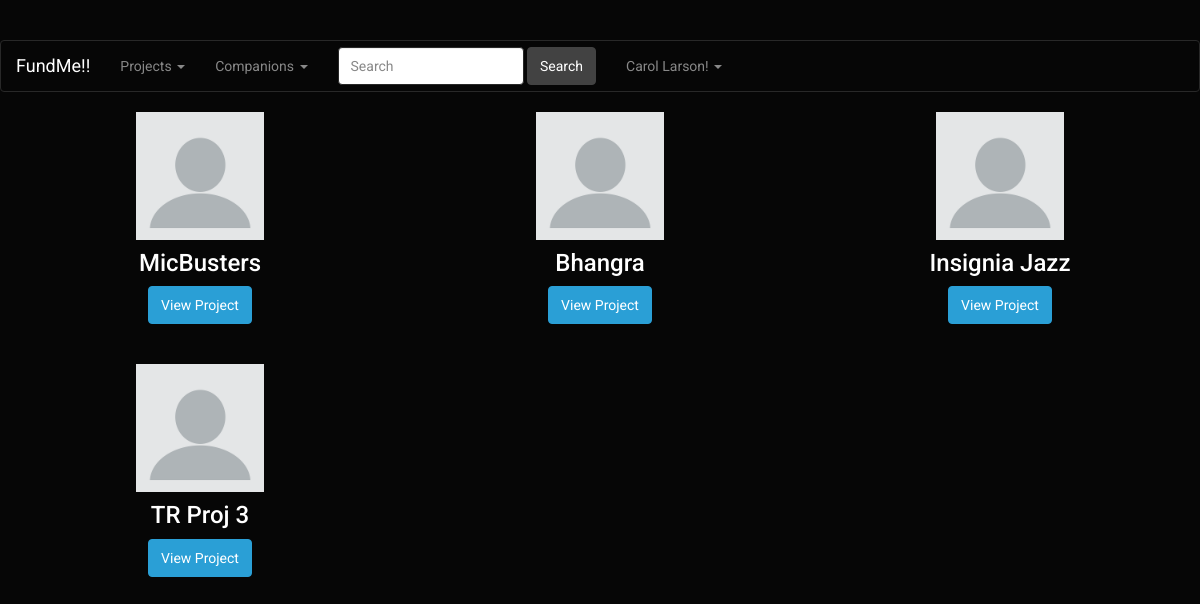
Screenshot of /viewCategoryProjects.php?category_name=Dance (signed in) with the database file from the repository.
### tables this page shows
CREATE TABLE `USER` (
  `EMAIL_ID` VARCHAR(45) NOT NULL,
  `PASSWORD` VARCHAR(45) NOT NULL,
  `FIRST_NAME` VARCHAR(45) NOT NULL,
  `LAST_NAME` VARCHAR(45) NOT NULL,
  `ADDRESS_LINE_1` VARCHAR(100) NOT NULL,
  `ADDRESS_LINE_2` VARCHAR(100) NULL,
  `CITY` VARCHAR(45) NOT NULL,
  `STATE` VARCHAR(45) NOT NULL,
  `COUNTRY` VARCHAR(45) NOT NULL,
  `ZIPCODE` INT(11) NOT NULL,
  `PHONE` VARCHAR(10) NOT NULL,
  `INTEREST` VARCHAR(45) DEFAULT NULL,
  `PHOTO` BLOB,
  PRIMARY KEY (`EMAIL_ID`)
);

CREATE TABLE `PROJECT`(
 `PROJECT_ID` INT(11) NOT NULL AUTO_INCREMENT,
 `PROJECT_TITLE` VARCHAR(45) NOT NULL UNIQUE,
 `DESCRIPTION` VARCHAR(200) NOT NULL ,
 `DATE_TIME_CREATED` DATETIME NOT NULL ,
 `START_DATE` DATE NOT NULL ,
 `COMPLETION_DATE` DATE NULL,
 `PLANNED_COMPLETION_DATE` DATE NOT NULL ,
 `PHOTO` BLOB NULL,
 `VIDEO` VARCHAR(100) NULL,
 `STATUS` enum('FAILED','CAMPAIGNING', 'STARTED','COMPLETED') NOT NULL DEFAULT 'CAMPAIGNING',
 PRIMARY KEY (`PROJECT_ID`)
);

### viewCategoryProjects.php (the view, shortened to what this page needs)
<html lang="en">
<head>
    <link href="css/bootstrap.min.css" rel="stylesheet">
    <link rel="stylesheet" href="https://maxcdn.bootstrapcdn.com/bootstrap/3.3.7/css/bootstrap.min.css"
>
</head>
<body>
<?php require 'dbconn.php';
require 'navbar.php';
$category_name = $_GET['category_name'];
$category_projects_query = "SELECT * FROM PROJECT WHERE PROJECT_ID IN (
  SELECT PROJECT_ID FROM CATEGORY
  JOIN PROJECT_CATEGORY ON CATEGORY.CATEGORY_ID = PROJECT_CATEGORY.CATEGORY_ID
  WHERE UPPER(NAME) = UPPER('$category_name')
)";
$category_projects_result = $conn->query($category_projects_query);
if ($category_projects_result->num_rows === 0) {
    echo "";
    echo '<div class="alert alert-dismissible alert-danger">
				<button type="button" class="close" data-dismiss="alert">&times;</button>
				<strong>Oh snap! You have not posted any recipe yet.</strong>
				</div>';
} else {
    while ($row = $category_projects_result->fetch_assoc()) { ?>
        <center>
            <div class ="col-sm-4">
                <div class="card">
                    <?php
                    if (is_null($row['PHOTO'])){?>
                        <img src='img/blank.png' alt='Project Pic' title='Project Pic'
                             style="width:128px;height:128px">
                        <?php
                    }else{?>
                        <img alt='Project Pic' title='Project Pic'
                             style="width:128px;height:128px">
                        <?php
                    }?>
                    <div class="card-block">
                        <h4 class="card-title"><?php echo $row['PROJECT_TITLE']; ?></h4>
                        <a href="viewProject.php?project_id=<?echo $row['PROJECT_ID']?>" class="btn btn-primary">View Project</a>
                    </div>
                    <br><br>
                </div>
            </div>
        </center>
        <?php
    }
}
?>
</body>
</html>

### navbar.php (shortened to what this page needs)
<?php
require 'dbconn.php';
?>
<nav class="navbar navbar-default">
    <div class="container-fluid">
        <div class="navbar-header">
            <a class="navbar-brand" href="homepage.php">FundMe!!</a>
        </div>
        <div class="collapse navbar-collapse" id="bs-example-navbar-collapse-1">
            <ul class="nav navbar-nav">
                <li class="dropdown">
                    <a href="#" class="dropdown-toggle" data-toggle="dropdown" role="button" aria-expanded="false">Projects
                        <span class="caret"></span></a>
                </li>
                <li class="dropdown">
                    <a href="#" class="dropdown-toggle" data-toggle="dropdown" role="button" aria-expanded="false">Companions
                        <span class="caret"></span></a>
                </li>
                <li>
                    <form class="navbar-form navbar-left" role="search" method="POST" action="search.php">
                        <div class="form-group">
                            <input type="text" class="form-control" placeholder="Search" name="keyword">
                        </div>
                        <button type="submit" class="btn btn-default">Search</button>
                    </form>
                </li>
                <li class="dropdown">
                    <a href="#" class="dropdown-toggle" data-toggle="dropdown" role="button" aria-expanded="false">
                        <?php
                        if (isset($_SESSION['email'])) {
                            $sql_getname = "select first_name,last_name from user where email_id='" . $_SESSION['email'] . "'";
                            $result_getname = $conn->query($sql_getname);
                            $row_getname = $result_getname->fetch_assoc();
                            echo $row_getname['first_name'] . " " . $row_getname['last_name'] . "!";
                        } else {
                        }
                        ?>
                        <span class="caret"></span></a>
                </li>
            </ul>
        </div>
    </div>
</nav>

### rows the page displays
user: FIRST_NAME "Carol", LAST_NAME "Larson"
project: PROJECT_TITLE "MicBusters"
project: PROJECT_TITLE "Bhangra"
project: PROJECT_TITLE "Insignia Jazz"
project: PROJECT_TITLE "TR Proj 3"
